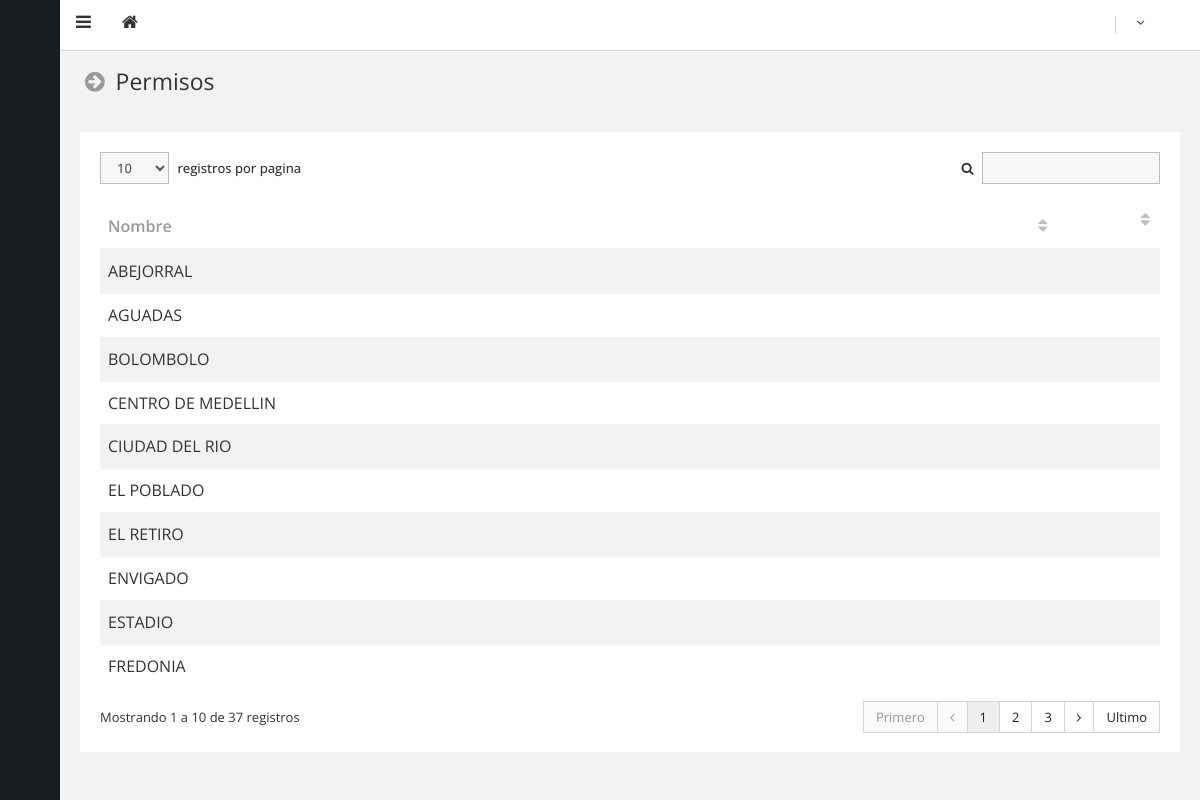
/admin/html/pages/act-localizacion.php?Idsubmenu=1, run on the app's committed database.
### tables this page shows
CREATE TABLE IF NOT EXISTS `Menusub` (
  `Id` int(11) NOT NULL AUTO_INCREMENT,
  `Idmenu` int(11) NOT NULL,
  `Nombre` varchar(255) NOT NULL,
  `Url` varchar(255) NOT NULL,
  `Pos` int(11) NOT NULL,
  PRIMARY KEY (`Id`)
);

CREATE TABLE IF NOT EXISTS `Localizacion` (
  `Id` int(11) NOT NULL AUTO_INCREMENT,
  `Idubicacion` int(11) NOT NULL,
  `Nombre` varchar(255) NOT NULL,
  `Muestra` int(11) NOT NULL,
  PRIMARY KEY (`Id`)
);

### admin/html/pages/act-localizacion.php (the view, shortened to what this page needs)
<?
include("../../includes/conexion.php");
					$queryTITMEN		="SELECT* FROM Menusub WHERE Id = ".$_REQUEST["Idsubmenu"] ;
					$resultTITMEN		=mysql_query($queryTITMEN, $id);
					While($rowTITMEN	=mysql_fetch_array($resultTITMEN))
					{
					$NombreTITMEN		=$rowTITMEN["Nombre"];
					}
					$LineaMenuS			=$NombreTITMEN;
?>
<!DOCTYPE html>
<html lang="en">
	<head>
		<link type="text/css" rel="stylesheet" href="../../assets/css/theme-default/bootstrap.css?1403937764" />
		<link type="text/css" rel="stylesheet" href="../../assets/css/theme-default/boostbox.css?1403937765" />
		<link type="text/css" rel="stylesheet" href="../../assets/css/theme-default/boostbox_responsive.css?1403937765" />
		<link type="text/css" rel="stylesheet" href="../../assets/css/theme-default/font-awesome.min.css?1401481653" />
		<link type="text/css" rel="stylesheet" href="../../assets/css/theme-default/libs/DataTables/jquery.dataTables.css?1403937875" />
		<link type="text/css" rel="stylesheet" href="../../assets/css/theme-default/libs/DataTables/TableTools.css?1403937875" />
		<link type="text/css" rel="stylesheet" href="../../assets/css/theme-default/libs/toastr/toastr.css?1403937848" />
	</head>
	<body >
		<header id="header">
<?
include("../../includes/navbar.php");
?>
		</header>
		<div id="base">
			<div id="sidebar">
			  <div class="sidebar-back"></div>
			  <div class="sidebar-content">
			    <div class="nav-brand"> <a class="main-brand" href="zona.php">
			      </a>
               </div>
				</div>
			</div>
			<div id="content">
				<section>
					<div class="section-header">
						<h3 class="text-standard"><i class="fa fa-fw fa-arrow-circle-right text-gray-light"></i> <?=$LineaMenuS?></h3>
					</div>
					<div class="section-body">
						<div class="row">
							<div class="col-lg-12">
								<div class="box">
									<div class="box-body table-responsive">
										<table id="datatable4" class="table table-striped table-hover">
											<thead>
												<tr>
													<th>Nombre</th>
													<th align="right"></th>
												</tr>
											</thead>
											<tbody>
												<?
												$queryUSERS			="SELECT* FROM Localizacion where Muestra = 0 Order by Nombre";
                                                $resultUSERS		=mysql_query($queryUSERS, $id);
                                                While($rowUSERS		=mysql_fetch_array($resultUSERS))
                                                {
												$Nombre				=$rowUSERS["Nombre"];
                                                ?>
												<tr class="gradeA">
													<td><?=$Nombre?></td>
													<td class="text-right">
                                                    </td>
												</tr>
                                                <?
												}
												?>
											</tbody>
										</table>
									</div>
								</div>
							</div>
						</div>
					</div>
				</section>
			</div>
		</div>
	</body>
</html>

### admin/assets/css/theme-default/boostbox_responsive.css (style rules this page uses)
@media (min-width: 481px) and (max-width: 1200px) { body:not(.sidebar-expanded) #content { display: block; } }
@media (min-width: 481px) and (max-width: 1200px) { body:not(.sidebar-expanded) #sidebar { width: 60px; } }
@media (min-width: 481px) and (max-width: 1200px) { body:not(.sidebar-expanded) #header { left: 60px; } }
@media (min-width: 481px) and (max-width: 1200px) { body:not(.sidebar-expanded) .sidebar-back { width: 60px; } }

### data on the page
menusub: Nombre "Permisos"
localizacion: Nombre "ABEJORRAL"
localizacion: Nombre "AGUADAS"
localizacion: Nombre "BOLOMBOLO"
localizacion: Nombre "CENTRO DE MEDELLIN"
localizacion: Nombre "CIUDAD DEL RIO"
localizacion: Nombre "EL POBLADO"
localizacion: Nombre "EL RETIRO"
localizacion: Nombre "ENVIGADO"
localizacion: Nombre "ESTADIO"
localizacion: Nombre "FREDONIA"
